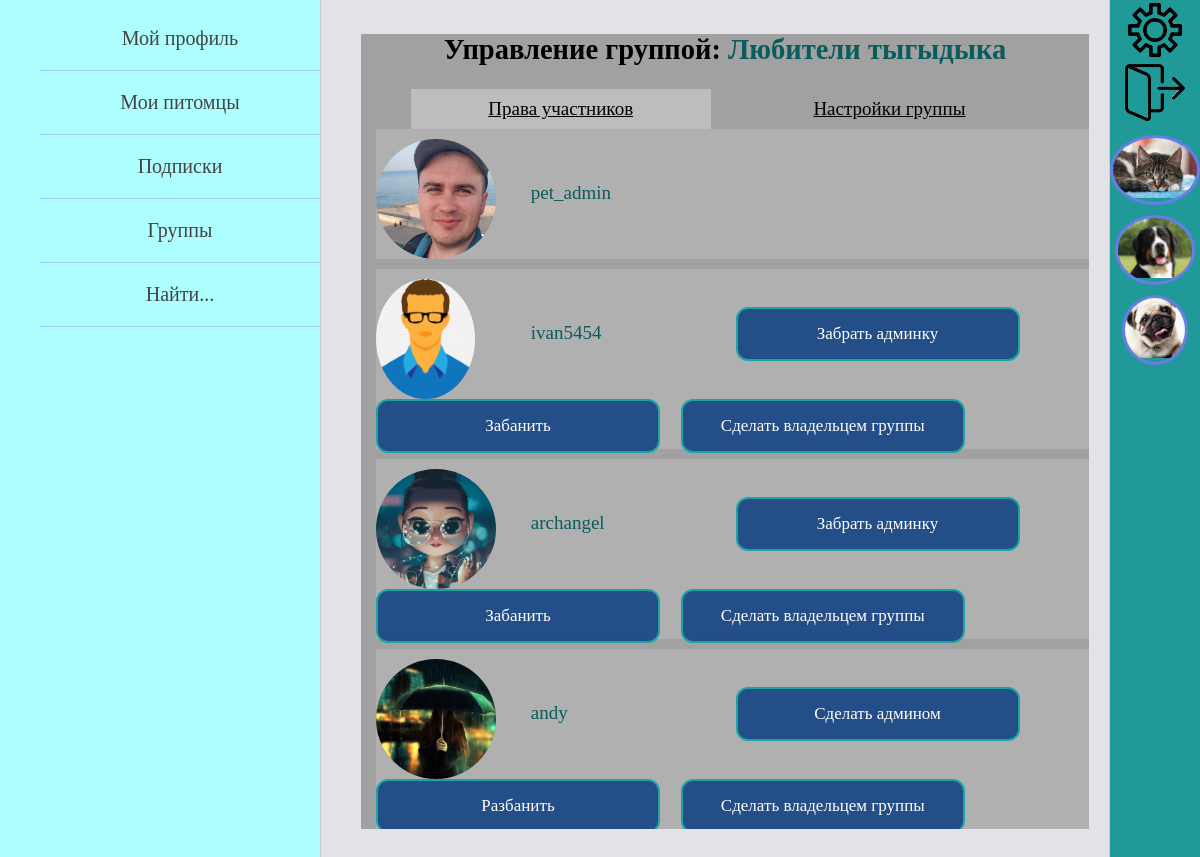
The page /groups/1/group_settings/ (signed in) on the database its author committed.
### groups/models.py (models this page shows, shortened)
class Group(models.Model):
    name_of_group = models.CharField(max_length=150, verbose_name='название группы')
    about_group = models.TextField(max_length=2000, verbose_name='инф о группе')
    img_of_group = models.ImageField(upload_to="img_of_group/%Y/%m/%d/", verbose_name='лого группы')
    date_create = models.DateField(auto_now_add=True, verbose_name='дата создания')
    banned = models.ManyToManyField(settings.AUTH_USER_MODEL,
                                    related_name='banned_in_group', verbose_name='забаненные')
    class Meta:
        verbose_name = 'Группа'
        verbose_name_plural = 'Группы'

class GroupMember(models.Model):
    member = models.ForeignKey(settings.AUTH_USER_MODEL, on_delete=models.CASCADE,
                               related_name='group_subscriptions', verbose_name='участник')
    group = models.ForeignKey(Group, on_delete=models.CASCADE,
                              related_name='members', verbose_name='на что подписан')
    join_date = models.DateTimeField(auto_now_add=True, verbose_name='дата подписки')
    is_owner = models.BooleanField(default=False)
    is_admin = models.BooleanField(default=False)

### pet_owners/models.py (models this page shows, shortened)
class Owner(AbstractUser):
    date_of_birth = models.DateField(blank=True, verbose_name='дата рождения пользователя', null=True)
    avatar = models.ImageField(upload_to="owners_photos/%Y/%m/%d/", blank=True,
                               verbose_name='фото пользователя', null=True)
    about_myself = models.TextField(max_length=520, blank=True, verbose_name='о себе', null=True)
    instagram = models.URLField(blank=True, verbose_name='инстаграм', null=True)
    vkontakte = models.URLField(blank=True, verbose_name='вконтакте', null=True)
    youtube = models.URLField(blank=True, verbose_name='ютуб', null=True)
    full_name_is_hidden = models.BooleanField(default=True)
    date_of_birth_is_hidden = models.BooleanField(default=True)
    def get_absolute_url(self):
        return reverse('profile_home', kwargs={'id': self.pk})

class Animal(models.Model):
    GENDER = (
        ("мальчик", "мальчик"),
        ("девочка", "девочка")
    )
    name_of_animal = models.CharField(max_length=55, verbose_name='имя питомца')
    pet_owner = models.ForeignKey(settings.AUTH_USER_MODEL, on_delete=models.CASCADE, verbose_name='владелец')
    category_of_animal = models.ForeignKey(AnimalCategory, on_delete=models.PROTECT, verbose_name='вид')
    animal_breed = models.CharField(max_length=100, blank=True, verbose_name='порода питомца')
    date_of_animal_birth = models.DateField(verbose_name='дата рождения питомца', blank=True, null=True)
    sex = models.CharField(max_length=7, choices=GENDER, verbose_name='пол', null=True)
    animal_photo = models.ImageField(upload_to="animals_photos/%Y/%m/%d/", verbose_name='фото питомца')
    about_pet = models.TextField(max_length=520, verbose_name='о питомце')
    class Meta:
        verbose_name = 'Питомец'
        verbose_name_plural = 'Питомцы'

### groups/views.py (the view)
# urls.py: path('<int:group_id>/group_settings/', GroupSettings.as_view(), name='group_settings'),
class GroupSettings(LoginRequiredMixin, DataMixin, ListView):
    model = Group
    template_name = 'groups/group_settings.html'
    context_object_name = 'group'
    def get_queryset(self):
        self.queryset = Group.objects.get(pk=self.kwargs['group_id'])
        return self.queryset
    def get_context_data(self, *, object_list=None, **kwargs):
        context = super().get_context_data(**kwargs)
        group = self.queryset
        members = GroupMember.objects.filter(group=group).select_related('member')
        context['members'] = members
        context['auth_user'] = members.get(member=self.request.user)
        context['group_banned'] = group.banned.all()
        context['title'] = f"Управление группой: {group.name_of_group}"
        context.update(self.get_left_menu())
        context.update(self.get_right_menu())
        return context

### pet_owners/utils.py (called while the page is built)
    def get_left_menu(self):
        context = {}
        if self.request.user.is_authenticated:
            context['left_menu'] = [
                {'title': "Мой профиль", 'url_name': ['profile_home', self.request.user.id]},
                {'title': "Мои питомцы", 'url_name': ['all_animals_page']},
                {'title': "Подписки", 'url_name': ['owner_subscriptions', self.request.user.id]},
                {'title': "Группы", 'url_name': ['my_groups']},
                {'title': "Найти...", 'url_name': ['profile_home', self.request.user.id]}
            ]
        else:
            context['left_menu'] = [
                {'title': "Регистрация", 'url_name': 'register'},
                {'title': "Войти", 'url_name': 'login'},
            ]
        return context

    def get_right_menu(self, auth_user=None):
        context = {}
        if auth_user is None:
            auth_user = self.request.user
        animals = Animal.objects.filter(followers__follower=auth_user)[:7]
        context['animals_for_right_menu'] = animals
        return context

### groups/templates/groups/group_settings.html
{% extends 'pet_owners/base.html' %}
{% block content %}
<div class="settings_page">
    <div class="gp_st_title">
        <h2>Управление группой: <a href="{% url 'show_group' group.pk %}">
            {{group.name_of_group}}
        </a></h2>
    </div>
    <div class="selecting_settings">
        <div class="setting_el_active">
            <a href="{% url 'group_settings' group.pk %}">
                Права участников
            </a>
        </div>
        <div class="setting_el">
            <a href="{% url 'edit_group' group.pk %}">
                Настройки группы
            </a>
        </div>
    </div>
{% if auth_user.is_admin %}
    <div class="members_settings_zone">
        {% for mem in members %}
            <div class="members_row">
                <div class="mem_avatar_zone">
                    <div class="foll_avatar">
                        <img src="{{mem.member.avatar.url}}" height=120>
                    </div>
                </div>
                <div class="member_name">
                    <a href="{{ mem.member.get_absolute_url }}">
                        {{mem.member.username}}
                    </a>
                </div>
                {% if not mem.is_owner %}
                <div class="mem_status_zone">
                    {% if auth_user.is_owner and mem.is_admin %}
                        <div class="mem_status_btn">
                            <a href="{% url 'change_admin_to_group' group.pk mem.member.pk %}">
                                Забрать админку
                            </a>
                        </div>
                    {% elif auth_user.is_owner %}
                        <div class="mem_status_btn">
                            <a href="{% url 'change_admin_to_group' group.pk mem.member.pk %}">
                                Сделать админом
                            </a>
                        </div>
                    {% elif auth_user == mem %}
                        <div class="mem_status_btn">
                            <a href="{% url 'change_admin_to_group' group.pk mem.member.pk %}">
                                Отказаться от админки
                            </a>
                        </div>
                    {% endif %}
                </div>
                <div class="mem_status_zone">
                    {% if auth_user.is_owner %}
                        <div class="mem_status_btn">
                            <a href="{% url 'change_ban' group.pk mem.member.pk %}">
                            {% if mem.member in group_banned %}Разбанить{% else %}Забанить{% endif %}
                            </a>
                        </div>
                    {% elif auth_user.is_admin and mem.is_admin == False %}
                        <div class="mem_status_btn">
                            <a href="{% url 'change_ban' group.pk mem.member.pk %}">
                            {% if mem.member in group_banned %}Разбанить{% else %}Забанить{% endif %}
                            </a>
                        </div>
                    {% endif %}
                </div>
                <div class="mem_status_zone">
                    {% if auth_user.is_owner %}
                        <div class="mem_status_btn">
                            <a href="{% url 'change_owner_to_group' group.pk mem.member.pk %}">Сделать владельцем группы</a>
                        </div>
                    {% endif %}
                </div>
                {% elif auth_user != mem and mem.is_owner %}
                    <div class="mem_status_zone">Владелец группы</div>
                {% endif %}
            </div>
        {% endfor %}
    </div>
{% else %}
    <h1>У вас нет доступа к этой странице</h1>
{% endif %}
</div>
{% endblock %}

### pet_owners/templates/pet_owners/base.html (shortened to what this page needs)
{% load static %}
<!DOCTYPE html>
<html lang="en">
<head>
    <link type="text/css" href="{% static 'pet_owners/css/styles.css' %}" rel="stylesheet" />
</head>
<body>
<table class="table-page" border=0 cellpadding="0" cellspacing="0">
<tr>
    <td valign="top" class="left-chapters">
        <ul id="leftchapters">
            {% for el_menu in left_menu %}
                {% if request.user.is_authenticated %}
                    {% if el_menu.url_name|length == 2 %}
                        <li><a href="{% url el_menu.url_name.0 el_menu.url_name.1 %}">
                            {{el_menu.title}}
                        </a></li>
                    {% else %}
                        <li><a href="{% url el_menu.url_name.0 %}">
                            {{el_menu.title}}
                        </a></li>
                    {% endif %}
                {% else %}
                    <li><a href="{% url el_menu.url_name %}">{{el_menu.title}}</a></li>
                {% endif %}
            {% endfor %}
        </ul>
    </td>
    <td valign="top" class="content">
        <div class="content-text">
            {% block content %}
            {% endblock %}
        </div>
    </td>
    <td valign="top" class="right-chapters">
        <table border=0 cellpadding="0" cellspacing="0">
            {% if request.user.is_authenticated %}
            <tr class="settings_button"><td>
                <a href="{% url 'profile-settings' request.user.id %}">
                    <img src="/static/pet_owners/images/settings_img.png" width="60">
                </a>
            </td></tr>
            <tr class="logout_button"><td>
                <a href="{% url 'logout' %}">
                    <img src="/static/pet_owners/images/exit.png" width="60">
                </a>
            </td></tr>
            {% for sub in animals_for_right_menu %}
                <tr class="right_sub_button"><td>
                    <a href="{% url 'animal_posts' sub.pk %}">
                        <div class="sub_avatar">
                            <img src="{{sub.animal_photo.url}}" height=60>
                        </div>
                    </a>
                </td></tr>
            {% endfor %}
            {% endif %}
        </table>
    </td>
</tr>
</table>
</body>
</html>

### pet_owners/static/pet_owners/css/styles.css (style rules this page uses)
html, body { font-family: 'Georgia'; margin: 0; padding: 0; height: 100%; width: 100%; color: #000000; }
.table-page { width: 100%; height: 100%; vertical-align: top; }
.table-page tr { height: 100%; }
.left-chapters { margin: 0; background: rgba(140, 255, 255, 0.7); border-right: 1px solid #ccc; min-height: 100%; }
.left-chapters ul { width: 300px; min-height: 100%; margin: 0; padding: 7px 0 7px 20px; list-style: none; font-size: 20px; }
.left-chapters ul li { text-align: center; margin-left: 20px; padding: 20px 0 20px 0; color: #999; border-bottom: 1px solid rgba(126, 117, 255, 0.4); }
.left-chapters ul li a { color: #444; text-decoration: none; transition: color .2s linear; }
.right-chapters { margin: 0; background: #209999; border-left: 1px solid #ccc; min-height: 100%; }
.settings_button, .logout_button, .right_sub_button { text-align: center; }
.settings_button a, .logout_button a, .right_sub_button a { display: block; height: 100%; width: 100%; transition: all .2s linear; }
.right_sub_button .sub_avatar { border: 3px solid rgba(126, 117, 255, 0.8); }
.content { background: #27234621; padding: 10px 20px 20px 40px; width: 100%; height: 100%; box-sizing: border-box; }
.content-text { height: 100%; font-size: 19px; background: #e3e8e8; font-family: Yandex Sans Display Light; }
.subs_of_user a, .foll_name a, .member_name a { color: #095c5c; text-decoration: none; }
.sub_avatar, .foll_avatar, .author_avatar, .mem_cell_avatar { display: inline-block; vertical-align: middle; text-align: center; max-height: 120px; max-width: 120px; margin-top: 10px; border-radius: 50%; overflow: hidden; }
.settings_page { display: block; width: 100%; height: 100%; overflow: clip; background: #a1a1a1; }
.selecting_settings { display: inline-block; width: 100%; text-align: center; }
.setting_el, .setting_el_active { display: inline-block; width: 300px; height: 40px; vertical-align: middle; text-align: center; font-size: 19px; margin: 0 12px 0 12px; }
.setting_el_active { background: #bdbdbd; }
.setting_el a, .setting_el_active a { display: block; height: 100%; width: 100%; line-height: 40px; color: #000000; }
.gp_st_title { display: block; width: 100%; text-align: center; }
.gp_st_title a { text-decoration: none; color: #095c5c; }
.members_row { background: rgba(181, 181, 181, 0.8); margin: 0 0 10px 15px; }
.mem_avatar_zone { display: inline-block; width: 150px; }
.member_name, .mem_status_zone { display: inline-block; width: 200px; }
.mem_status_zone { width: 300px; }
.mem_status_btn, .del_group_btn { display: inline-block; text-align: center; height: 50px; width: 280px; font-size: 17px; }
.mem_status_btn a, .del_group_btn a { display: block; background: rgba(2, 54, 125, 0.8); height: 100%; width: 100%; line-height: 50px; color: #ffffff; text-decoration: none; border: 2px solid #1ca3a3; border-radius: 12px; }

### rows shown on the page
Group: name_of_group "Любители тыгыдыка"
GroupMember: member.avatar (picture), member.username "pet_admin"
GroupMember: member.avatar (picture), member.username "ivan5454", is_owner "Забрать админку"
GroupMember: member.avatar (picture), member.username "archangel", is_owner "Забрать админку"
GroupMember: member.avatar (picture), member.username "andy", is_owner "Сделать админом"
Animal: animal_photo (picture)
Animal: animal_photo (picture)
Animal: animal_photo (picture)

### other values the page prints
{{ el_menu.title }} "Мой профиль" "Подписки" "Найти..."
{{ el_menu.title }} "Мои питомцы" "Группы"
